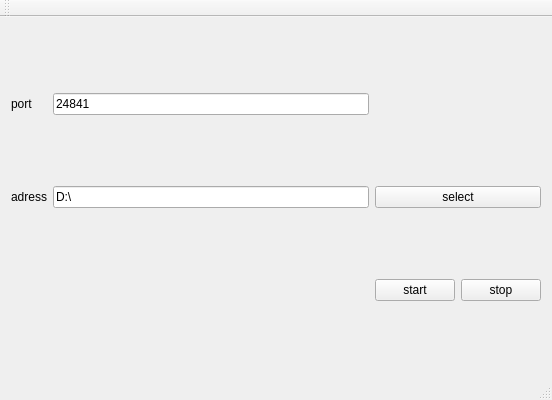
<?xml version="1.0" encoding="UTF-8"?>
<ui version="4.0">
 <class>MainWindow</class>
 <widget class="QMainWindow" name="MainWindow">
  <property name="geometry">
   <rect>
    <x>0</x>
    <y>0</y>
    <width>552</width>
    <height>400</height>
   </rect>
  </property>
  <property name="windowTitle">
   <string>MainWindow</string>
  </property>
  <widget class="QWidget" name="centralWidget">
   <layout class="QGridLayout" name="gridLayout">
    <item row="1" column="0">
     <widget class="QLabel" name="label_3">
      <property name="text">
       <string>adress</string>
      </property>
     </widget>
    </item>
    <item row="1" column="1">
     <widget class="QLineEdit" name="lineEdit_3">
      <property name="text">
       <string>D:\</string>
      </property>
     </widget>
    </item>
    <item row="0" column="1">
     <widget class="QLineEdit" name="lineEdit_2">
      <property name="text">
       <string>24841</string>
      </property>
     </widget>
    </item>
    <item row="0" column="0">
     <widget class="QLabel" name="label_2">
      <property name="text">
       <string>port</string>
      </property>
     </widget>
    </item>
    <item row="2" column="3">
     <widget class="QPushButton" name="pushButton_2">
      <property name="text">
       <string>stop</string>
      </property>
     </widget>
    </item>
    <item row="2" column="2">
     <widget class="QPushButton" name="pushButton_4">
      <property name="text">
       <string>start</string>
      </property>
     </widget>
    </item>
    <item row="1" column="2" colspan="2">
     <widget class="QPushButton" name="pushButton_3">
      <property name="text">
       <string>select</string>
      </property>
     </widget>
    </item>
   </layout>
  </widget>
  <widget class="QMenuBar" name="menuBar">
   <property name="geometry">
    <rect>
     <x>0</x>
     <y>0</y>
     <width>552</width>
     <height>23</height>
    </rect>
   </property>
  </widget>
  <widget class="QToolBar" name="mainToolBar">
   <attribute name="toolBarArea">
    <enum>TopToolBarArea</enum>
   </attribute>
   <attribute name="toolBarBreak">
    <bool>false</bool>
   </attribute>
  </widget>
  <widget class="QStatusBar" name="statusBar"/>
 </widget>
 <layoutdefault spacing="6" margin="11"/>
 <resources/>
 <connections/>
</ui>
